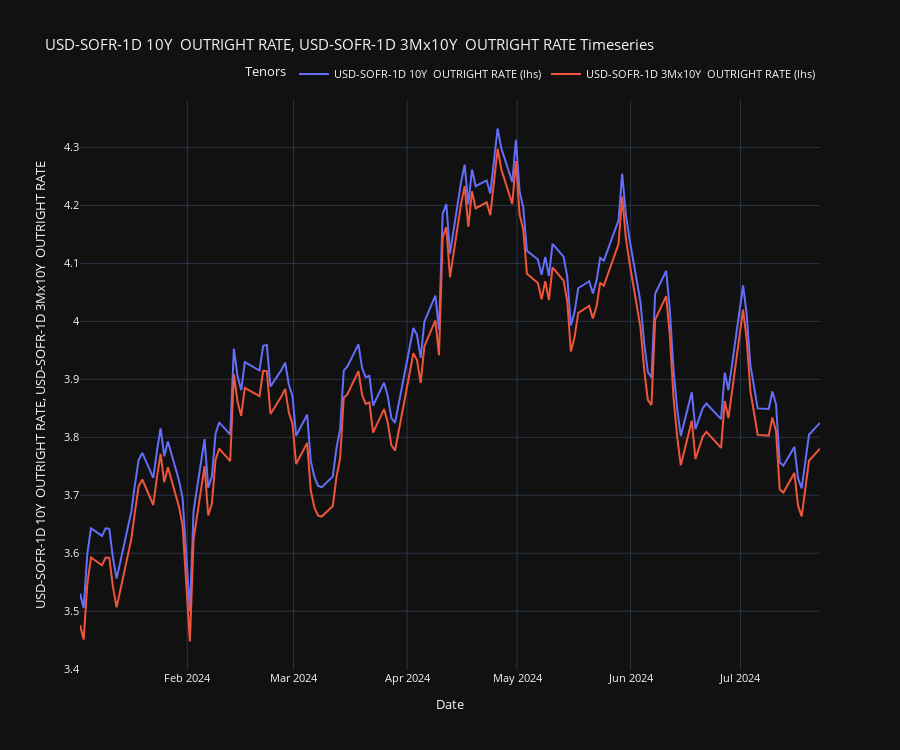

Notebook code cell kept with this figure:
### Markdown cell above
### Check timeseries of spot 10s and 3M Fwd 10s

### Code cell
spot10s_q = IRSwapQuery(tenor="10Y", structure=IRSwapStructure.OUTRIGHT)
fwd3m10s_q = IRSwapQuery(tenor="3Mx10Y", structure=IRSwapStructure.OUTRIGHT)

ts_df = usd_ois.irswaps_timeseries_builder(
    start_date=datetime(2024, 1, 1),
    end_date=datetime(2024, 7, 22),
    queries=[spot10s_q, fwd3m10s_q],
    n_jobs=-1,
)

usd_ois.timeseries_df_plotter(
    df=ts_df, cols_to_plot=[spot10s_q.col_name(), fwd3m10s_q.col_name()], use_plotly=True
)

### Figure 1 — Plotly figure (JSON) as saved in the notebook; plotly's stock layout.template omitted (floating-point values rounded to 4 significant figures; data arrays with more than 128 entries replaced by an {"elided": "..."} marker saying what was removed)
{"data": [{"hovertemplate": "%{x|%Y-%m-%d %H:%M:%S}<br>%{y}<extra></extra>", "mode": "lines", "name": "USD-SOFR-1D 10Y  OUTRIGHT RATE (lhs)", "type": "scatter", "x": {"elided": "139 str values"}, "y": {"elided": "139 float values"}, "yaxis": "y"}, {"hovertemplate": "%{x|%Y-%m-%d %H:%M:%S}<br>%{y}<extra></extra>", "mode": "lines", "name": "USD-SOFR-1D 3Mx10Y  OUTRIGHT RATE (lhs)", "type": "scatter", "x": {"elided": "139 str values"}, "y": {"elided": "139 float values"}, "yaxis": "y"}], "layout": {"font": {"size": 11}, "height": 750, "legend": {"orientation": "h", "title": {"text": "Tenors"}, "x": 1, "xanchor": "right", "y": 1.02, "yanchor": "bottom"}, "newshape": {"line": {"color": "red"}}, "showlegend": true, "title": {"text": "USD-SOFR-1D 10Y  OUTRIGHT RATE, USD-SOFR-1D 3Mx10Y  OUTRIGHT RATE Timeseries "}, "xaxis": {"showgrid": true, "showspikes": true, "spikecolor": "white", "spikemode": "across", "spikesnap": "cursor", "title": {"text": "Date"}}, "yaxis": {"showgrid": true, "showspikes": true, "side": "left", "spikecolor": "white", "spikesnap": "cursor", "spikethickness": 0.5, "title": {"text": "USD-SOFR-1D 10Y  OUTRIGHT RATE, USD-SOFR-1D 3Mx10Y  OUTRIGHT RATE"}}, "yaxis2": {"overlaying": "y", "showgrid": true, "showspikes": true, "side": "right", "spikecolor": "white", "spikesnap": "cursor", "spikethickness": 0.5, "title": {}}}}
